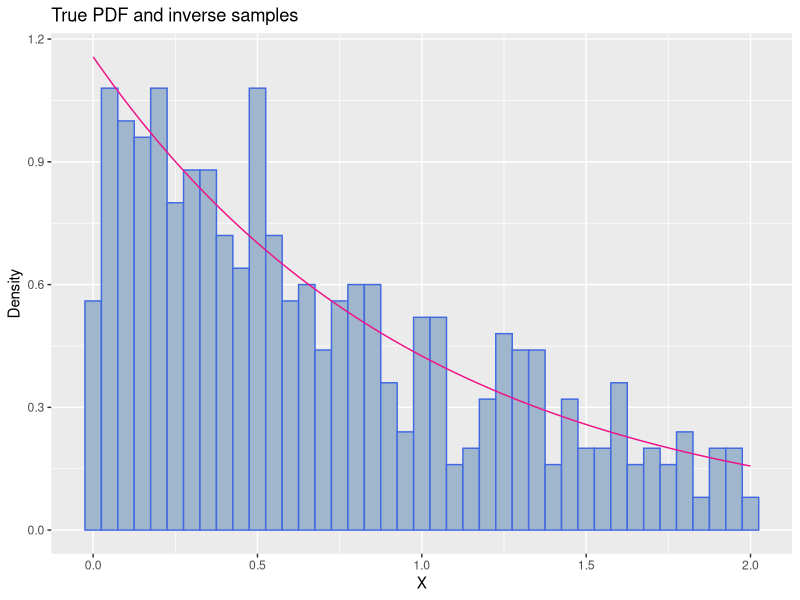
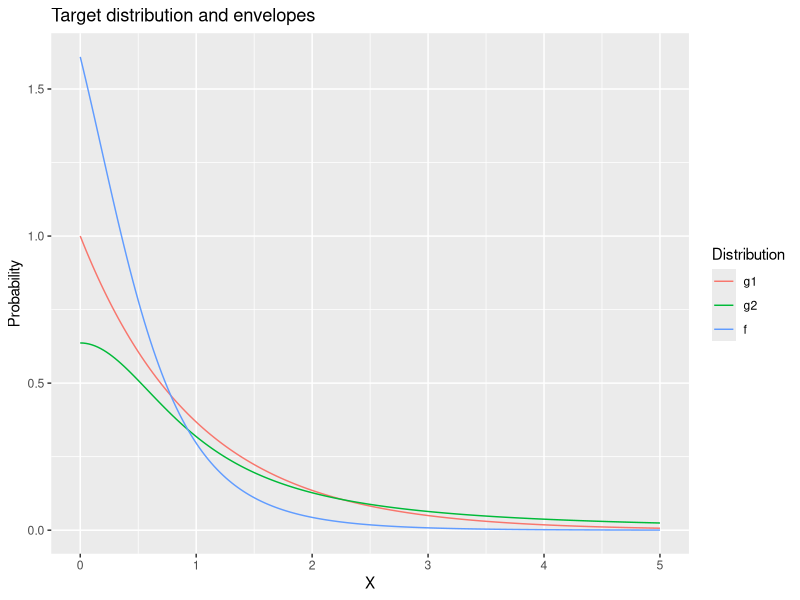
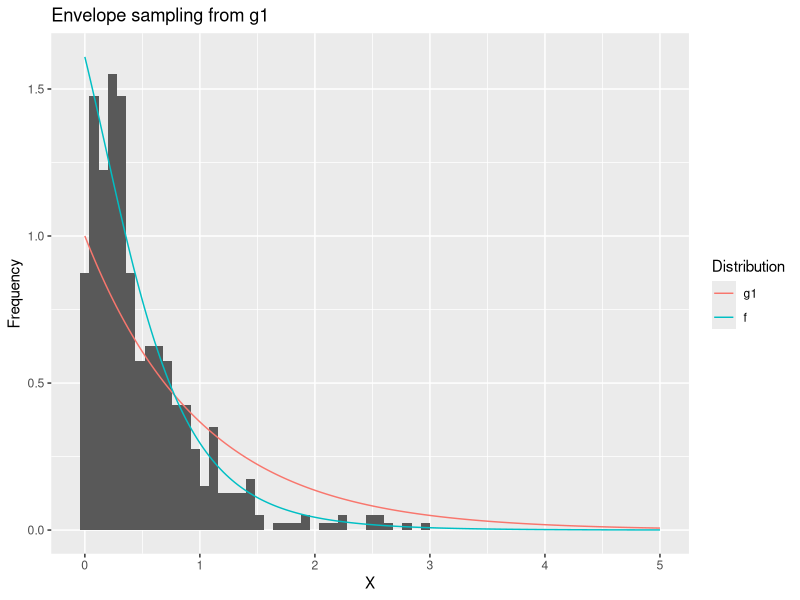
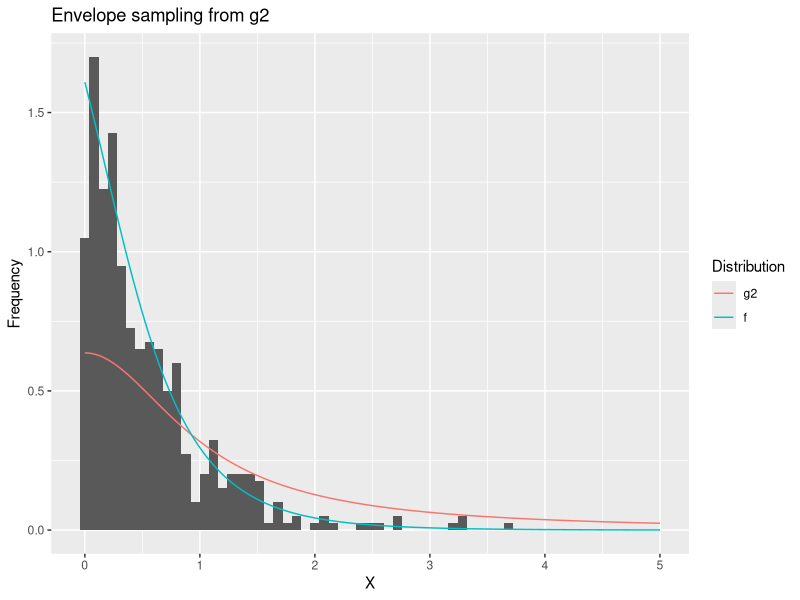

R code for these plots, in order:
## ---- chunk 1
### BEGIN: Code
# R version 3.3.2
# Platform: x86_64-apple-darwin15.6.0 (64-bit)

## Imports
library(ggplot2) # pretty plotting

## Parameterize script
K = 500 # Number of samples
NN = (1 - exp(-2)) # Normalizing constant

## Suboutines
fx = function(x){
    # pdf for random variable X
    if(x<0){return(0)}
    if(x>2){return(0)}

    r = exp(-x) / NN
    return(r)
}

Fx = function(x){
    # cdf for random variable X
    if(x<0){return(0)}
    if(x>2){return(0)}

    r = (1 - exp(-x)) / NN
    return(r)
}

Fu = function(u){
    # Inverse cdf for the random variable X
    if(u<0){return(NaN)}
    if(u>1){return(NaN)}

    r = -log(1 - u*(1-exp(-2)))
    return(r)
}

## Simulate
Fuv = Vectorize(Fu) # Make Fu take vector arguments cleanly
us = runif(K, 0, 1) # K samples from U(0,1)
inv_xs = Fuv(us) # Inverse sampling method

## Plot results
# Simulated data with true distribution overlay
plt_xs = seq(0, 2, length.out = 100) # xs for true fx(x) pdf
fxv = Vectorize(fx)
plt_ys = fxv(plt_xs) # true fx(x) = ys

df_tru = data.frame(x_tru = plt_xs, y_tru = plt_ys)
df_sim = data.frame(x_sim = inv_xs)

plt1 = ggplot() +
    geom_histogram( # Simulated distribution
                data = df_sim,
                aes(x = x_sim, y = ..density..),
                binwidth = 0.05,
                color="royalblue",
                fill="slategray3"
            ) +
    geom_line( # True distribution
                data = df_tru,
                aes(x = x_tru, y = y_tru),
                color="deeppink2"
            ) +
    labs(
                title = "True PDF and inverse samples",
                x = "X",
                y = "Density"
            )
plt1

### END: Code
## ---- chunk 2
### BEGIN: Code

## Imports
library(reshape)

## Parameterize
K = 500
NN = 0.6214496 # normalizing constant for fx(x) the pdf
M1 = 1/NN # Resampling constant ensuring fx(x) <= M*g1(x) for all x
M2 = pi/NN

## BEGIN: Subroutines

fx = Vectorize(function(x){
    # pdf for problem 4
    if(x<0){return(0)}
    r = exp(-x) / (1+x^2) / NN
    return(r)
})

g1 = Vectorize(function(x){
    # First envelope density for rejection sampling
    if(x<0){return(0)}
    r = exp(-x)
    return(r)
})

g2 = Vectorize(function(x){
    # Second envelope density for rejection sampling
    if(x<0){return(0)}
    r = 2/(pi*(1+x^2))
    return(r)
})

## END: Subroutines

## BEGIN: Simulate

# First, g1
N = 200 # resolution of the discretized x axis
xdisc = seq(0,5,length.out=N) # discretization of the x axis
g1i = 1 # how many loops this envelope rejection sampling takes
i = 1 # list counter
g1rs = rep(NA, K) # initialize empty result vector
while(i <= K){
    x = sample(xdisc, 1, prob=g1(xdisc)) # proposition from envelope
    u = runif(1)
    w = fx(x)/(M1*g1(x))
    if(w>u){
        # Accept sample
        g1rs[i] = x
        i = i + 1
    }
    g1i = g1i + 1
}

# Now g2
g2i = 1 # how many loops this envelope rejection sampling takes
i = 1 # list counter
g2rs = rep(NA, K) # initialize empty result vector
while(i <= K){
    x = sample(xdisc, 1, prob=g2(xdisc)) # proposition from envelope
    u = runif(1)
    w = fx(x)/(M2*g2(x))
    if(w>u){
        # Accept sample
        g2rs[i] = x
        i = i + 1
    }
    g2i = g2i + 1
}

## END: Simulate

## Plot
# simulation results
true_df = data.frame(x=xdisc,
                     g1=g1(xdisc),
                     g2=g2(xdisc),
                     f=fx(xdisc)
                     )
true_df_m = melt(true_df, id="x")
names(true_df_m) = c("x", "Distribution", "y")

plt3 = ggplot() +
    geom_line(data=true_df_m,
              aes(x=x, y=y, color=Distribution)) +
    labs(title="Target distribution and envelopes",
         x="X", y="Probability")
plt3

gsim_df = data.frame(g1=g1rs, g2=g2rs)
plt4 = ggplot() + # g1 simulation results histogram
    geom_histogram(data=gsim_df,
                   mapping=aes(x=g1,y=..density..),
                   binwidth=0.08) +
    geom_line(data=true_df_m[true_df_m$Distribution != "g2",],
              aes(x=x, y=y, color=Distribution)) +
    labs(title="Envelope sampling from g1",
         x="X", y="Frequency")
plt4

plt5 = ggplot() + # g2 simulation results histogram
    geom_histogram(data=gsim_df,
                   mapping=aes(x=g2,y=..density..),
                   binwidth=0.08) +
    geom_line(data=true_df_m[true_df_m$Distribution != "g1",],
              aes(x=x, y=y, color=Distribution)) +
    labs(title="Envelope sampling from g2",
         x="X", y="Frequency")
plt5

### END: Code
